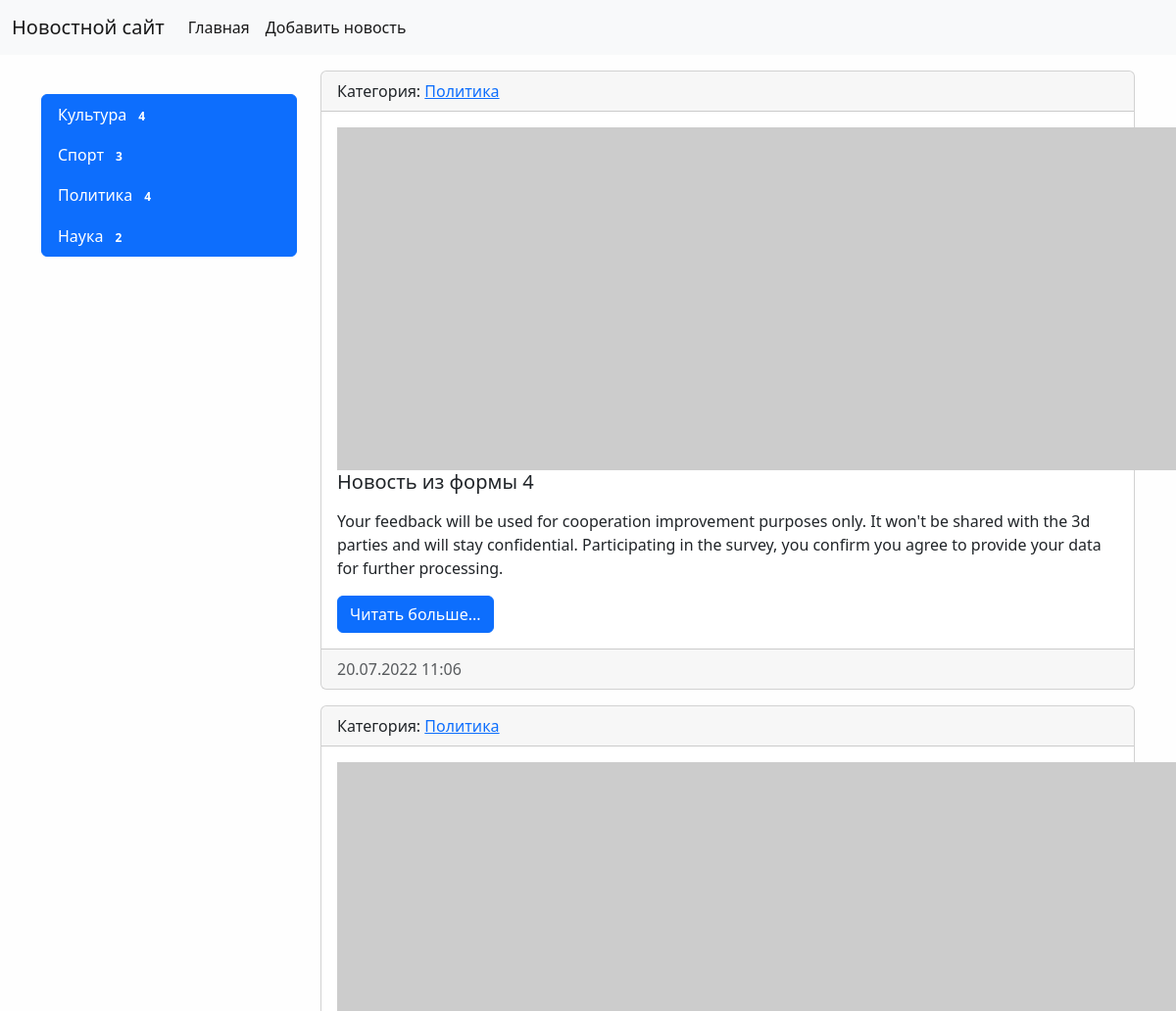
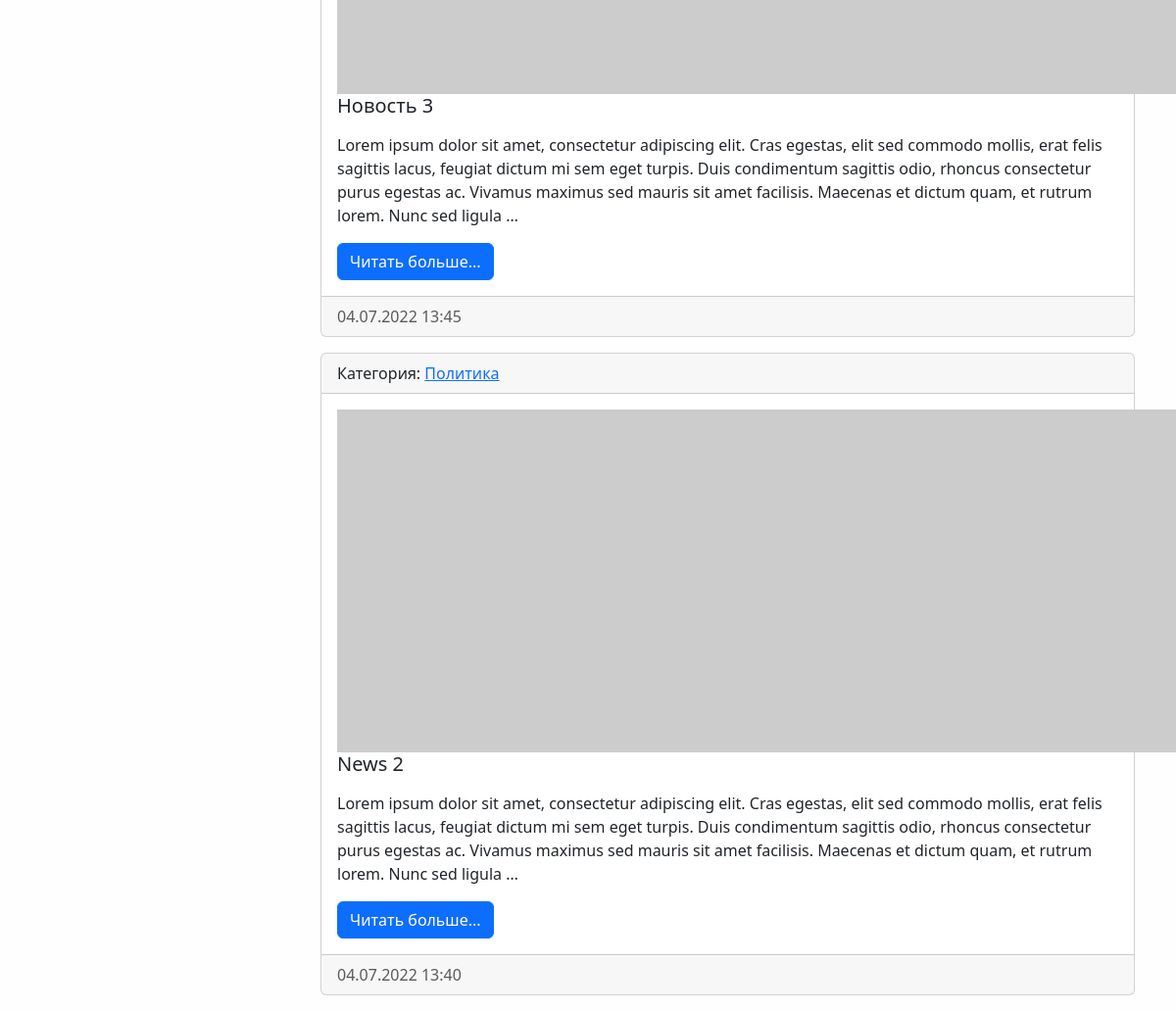
Screenshot of /category/3/ with the database file from the repository (2 pictures, top to bottom).
### news/models.py (models this page shows, shortened)
class Category(models.Model):
    title = models.CharField(max_length=150, db_index=True, verbose_name='Наименование категории')
    def get_absolute_url(self):
        return reverse('category', kwargs={'category_id': self.pk})
    def __str__(self):
        return self.title
    class Meta:
        verbose_name = 'Категория'
        verbose_name_plural = 'Категории'
        ordering = ['title']

class News(models.Model):
    title = models.CharField(max_length=150, verbose_name="Наименование")
    content = models.TextField(blank=True, verbose_name="Контент")
    created_at = models.DateTimeField(auto_now_add=True, verbose_name="Дата публикации")
    update_at = models.DateTimeField(auto_now=True, verbose_name="Обновлено")
    photo = models.ImageField(upload_to='photos/%Y/%M/%D', verbose_name="Фото", blank=True)
    is_published = models.BooleanField(default=True, verbose_name="Опубликовано")
    category = models.ForeignKey('Category', on_delete=models.PROTECT, verbose_name='Категория')
    views = models.IntegerField(default=0)
    def get_absolute_url(self):
        return reverse('view_news', kwargs={'pk': self.pk})
    class Meta:
        verbose_name = 'Новость'
        verbose_name_plural = 'Новости'
        ordering = ['-created_at']

### news/views.py (the view)
# urls.py: path('category/<int:category_id>/', NewsByCategory.as_view(), name='category'),
class NewsByCategory(ListView):
    model = News
    template_name = 'news/home_news_list.html'
    context_object_name = 'news'
    allow_empty = False
    def get_context_data(self, *, object_list=None, **kwargs):
        context = super().get_context_data(**kwargs)
        context['title'] = Category.objects.get(pk=self.kwargs['category_id'])
        return context
    def get_queryset(self):
        return News.objects.filter(category_id=self.kwargs['category_id'], is_published=True)

### news/templatetags/news_tags.py (called while the page is built)
@register.inclusion_tag('news/list_categories.html')
def show_categories():
    categories = Category.objects.annotate(cnt=Count('news')).filter(cnt__gt=0)
    return {"categories": categories}

### news/templates/news/home_news_list.html (shortened to what this page needs)
{% extends 'base.html' %}
{% block sidebar %}
{% include 'inc/_sidebar.html' %}
{% endblock %}
{% block content %}
{% for item in news %}
<div class="card mb-3">
    <div class="card-header">
        Категория: <a href="{{ item.category.get_absolute_url }}">{{ item.category }}</a>
    </div>
    <div class="card-body">
        <div class="media">
            {% if item.photo %}
            <img src="{{ item.photo.url }}" alt="" width="350" class="mr-3">
            {% else %}
            <img src="https://picsum.photos/id/870/350/300?grayscale&blur=2" alt="" class="mr-3">
            {% endif %}
            <div class="media-body">
                <h5 class="card-title">{{ item.title }}</h5>
                <p class="card-text">{{ item.content|linebreaks|truncatewords:50 }}</p>
                <a href="{{ item.get_absolute_url}}" class="btn btn-primary">Читать больше...</a>
            </div>
        </div>
    </div>
    <div class="card-footer text-muted">
        {{ item.created_at|date:"d.m.Y H:i" }}
    </div>
</div>
{% endfor %}
{% endblock %}

### news/templates/news/list_categories.html
<div class="list-group">
    {% for item in categories %}
    <a href="{{ item.get_absolute_url }}" class="list-group-item list-group-item-action active"
       aria-current="true">{{ item.title }} <span class="badge badge-primary badge-pill">{{ item.cnt }}</span></a>
    {% endfor %}
</div>

### static/css/style.css (style rules this page uses)
body { background-color: #fefefe; }

### rows the page displays
Category: title "Культура", cnt "4"
Category: title "Спорт", cnt "3"
Category: title "Политика", cnt "4"
Category: title "Наука", cnt "2"
News: category "Политика", title "Новость из формы 4", content "Your feedback will be used for cooperation improvement purposes only. It won't be shared with the 3d parties and will stay confidential. Participating in the survey, you confirm you agree to provide your data for further processing.", created_at "20.07.2022 11:06"
News: category "Политика", title "Новость 3", content "Lorem ipsum dolor sit amet, consectetur adipiscing elit. Cras egestas, elit sed commodo mollis, erat felis sagittis lacus, feugiat dictum mi sem eget turpis. Duis condimentum sagittis odio, rhoncus consectetur purus egestas ac. Vivamus maximus sed mauris sit amet facilisis. Maecenas et dictum quam, et rutrum lorem. Nunc sed ligula …", created_at "04.07.2022 13:45"
News: category "Политика", title "News 2", content "Lorem ipsum dolor sit amet, consectetur adipiscing elit. Cras egestas, elit sed commodo mollis, erat felis sagittis lacus, feugiat dictum mi sem eget turpis. Duis condimentum sagittis odio, rhoncus consectetur purus egestas ac. Vivamus maximus sed mauris sit amet facilisis. Maecenas et dictum quam, et rutrum lorem. Nunc sed ligula …", created_at "04.07.2022 13:40"
